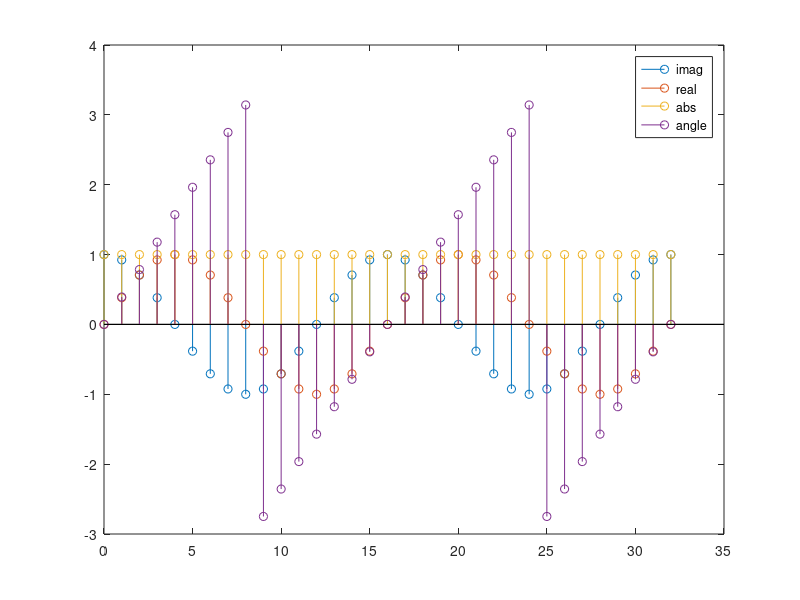

MATLAB code to generate this figure:
n = [0:32];
x = exp(j*(pi/8)*n);

stem(n,real(x));
hold on
stem(n,imag(x));
stem(n,abs(x));
stem(n,angle(x));
legend('imag', 'real', 'abs', 'angle')
hold off
